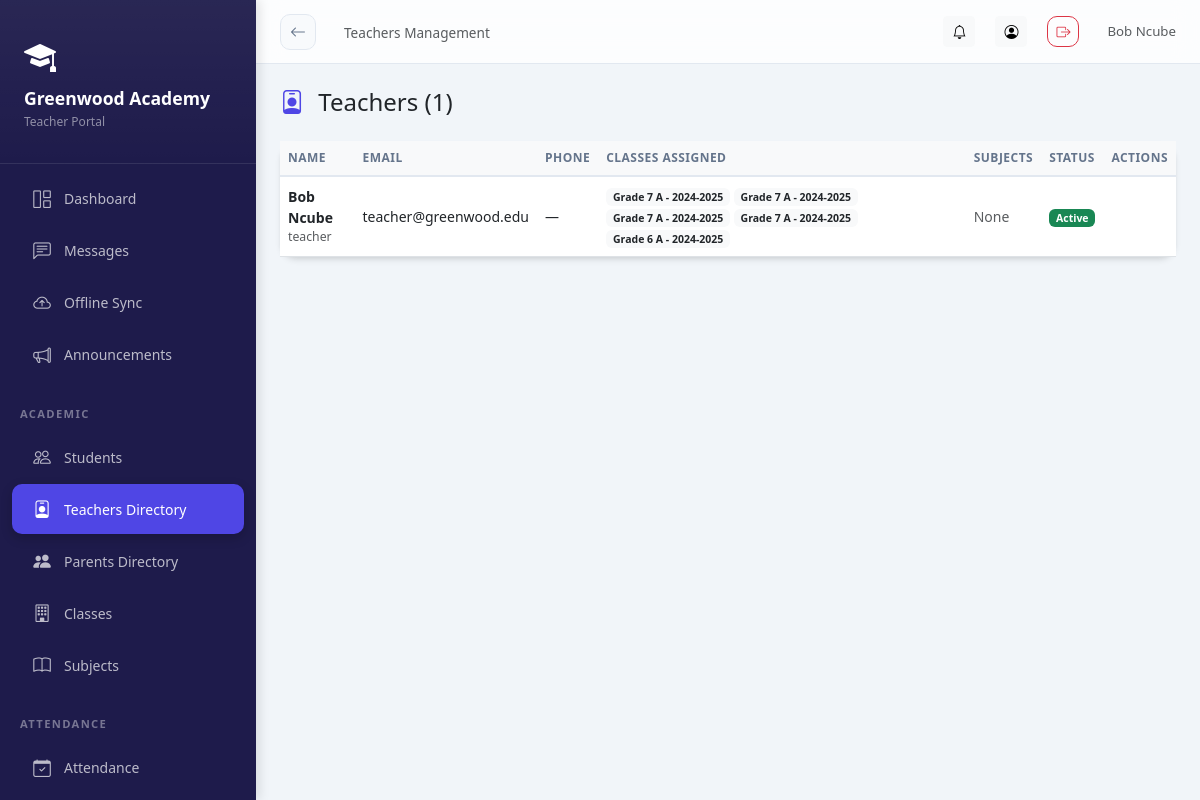
/academics/teachers/ (signed in), run on the app's committed database.
### schools/models.py (models this page shows, shortened)
class School(models.Model):
    STATUS_CHOICES = [
        ('pending', 'Pending Approval'),
        ('active', 'Active'),
        ('suspended', 'Suspended'),
        ('rejected', 'Rejected'),
    ]
    name = models.CharField(max_length=200)
    subdomain = models.CharField(max_length=50, unique=True, db_index=True)
    email = models.EmailField()
    phone = models.CharField(max_length=20, blank=True)
    address = models.TextField(blank=True)
    logo = models.ImageField(upload_to='school_logos/', blank=True, null=True)
    theme_color = models.CharField(max_length=7, default='#4F46E5', help_text='Hex color code')
    motto = models.CharField(max_length=200, blank=True)
    status = models.CharField(max_length=20, choices=STATUS_CHOICES, default='pending')
    is_demo = models.BooleanField(default=False)
    created_at = models.DateTimeField(auto_now_add=True)
    updated_at = models.DateTimeField(auto_now=True)
    is_deleted = models.BooleanField(default=False)
    parent_registration_enabled = models.BooleanField(default=True)
    registration_token = models.CharField(max_length=100, unique=True, blank=True, null=True)
    subscription_active = models.BooleanField(default=False)
    subscription_expires = models.DateTimeField(null=True, blank=True)
    class Meta:
        ordering = ['-created_at']

class SchoolUser(SyncBaseModel):
    ROLE_CHOICES = [
        ('headmaster', 'Headmaster'),
        ('admin', 'School Admin'),
        ('teacher', 'Teacher'),
        ('student', 'Student'),
        ('parent', 'Parent'),
    ]
    user = models.ForeignKey(User, on_delete=models.CASCADE, related_name='school_memberships')
    school = models.ForeignKey(School, on_delete=models.CASCADE, related_name='members', db_index=True)
    role = models.CharField(max_length=20, choices=ROLE_CHOICES, db_index=True)
    is_active = models.BooleanField(default=True, db_index=True)
    signature = models.ImageField(upload_to='signatures/', blank=True, null=True)
    class Meta:
        unique_together = ['user', 'school']

### academics/models.py (models this page shows, shortened)
class TeacherSubjectAssignment(SyncBaseModel):
    school = models.ForeignKey(School, on_delete=models.CASCADE, related_name='teacher_subject_assignments', null=True, blank=True)
    teacher = models.ForeignKey(
        SchoolUser,
        on_delete=models.CASCADE,
        limit_choices_to={'role': 'teacher'},
        related_name='subject_assignments'
    )
    subject = models.ForeignKey(Subject, on_delete=models.CASCADE, related_name='teacher_assignments')
    class_section = models.ForeignKey(ClassSection, on_delete=models.CASCADE, related_name='teacher_subjects')
    academic_year = models.ForeignKey(AcademicYear, on_delete=models.CASCADE, related_name='teacher_assignments')
    objects = TenantManager()
    all_objects = models.Manager()
    class Meta:
        unique_together = ['teacher', 'subject', 'class_section', 'academic_year']

class ClassSection(SyncBaseModel):
    school = models.ForeignKey(School, on_delete=models.CASCADE, related_name='class_sections')
    class_level = models.ForeignKey(ClassLevel, on_delete=models.CASCADE, related_name='sections')
    section_name = models.CharField(max_length=20)  # e.g., "A", "B", "Science"
    class_teacher = models.ForeignKey(
        SchoolUser,
        on_delete=models.SET_NULL,
        null=True,
        blank=True,
        limit_choices_to={'role': 'teacher'},
        related_name='homeroom_classes'
    )
    academic_year = models.ForeignKey(AcademicYear, on_delete=models.CASCADE, related_name='sections')
    objects = TenantManager()
    all_objects = models.Manager()
    class Meta:
        unique_together = ['class_level', 'section_name', 'academic_year']
        ordering = ['class_level__order', 'section_name']
    def __str__(self):
        return f"{self.class_level.name} {self.section_name} - {self.academic_year.name}"

class ClassLevel(SyncBaseModel):
    school = models.ForeignKey(School, on_delete=models.CASCADE, related_name='class_levels')
    name = models.CharField(max_length=50)  # e.g., "Grade 1", "Class 5"
    order = models.IntegerField(default=0)
    objects = TenantManager()
    all_objects = models.Manager()
    class Meta:
        ordering = ['order', 'name']

class AcademicYear(SyncBaseModel):
    school = models.ForeignKey(School, on_delete=models.CASCADE, related_name='academic_years')
    name = models.CharField(max_length=50)  # e.g., "2024-2025"
    start_date = models.DateField()
    end_date = models.DateField()
    is_current = models.BooleanField(default=False)
    objects = TenantManager()
    all_objects = models.Manager()
    class Meta:
        ordering = ['-start_date']

### academics/views.py (the view)
# urls.py: path('teachers/', views.TeacherListView.as_view(), name='teacher_list'),
@method_decorator(login_required, name='dispatch')
class TeacherListView(ListView):
    model = SchoolUser
    template_name = 'academics/teacher_list.html'
    context_object_name = 'teachers'
    def get_queryset(self):
        return SchoolUser.objects.filter(
            school=self.request.school,
            role='teacher',
            is_active=True
        ).select_related('user')
    def get_context_data(self, **kwargs):
        context = super().get_context_data(**kwargs)
        context['assignments'] = TeacherSubjectAssignment.objects.filter(
            class_section__school=self.request.school
        ).select_related('teacher__user', 'subject', 'class_section')
        context['teachers'] = self.get_queryset()
        return context

### core/models.py (called while the page is built)
    def get_queryset(self):
        queryset = super().get_queryset()
        school = get_current_school()
        if school:
            return queryset.filter(school=school)
        return queryset

### schools/context_processors.py (called while the page is built)
def school_context(request):
    school = getattr(request, 'school', None)
    school_role = ''
    if school and request.user.is_authenticated:
        try:
            su = SchoolUser.objects.get(user=request.user, school=school, is_active=True)
            school_role = su.role
        except SchoolUser.DoesNotExist:
            pass
    return {
        'current_school': school,
        'school_role': school_role,
    }

### academics/templates/academics/teacher_list.html (shortened to what this page needs)
{% extends 'base_dashboard.html' %}
{% block page_title %}Teachers Management{% endblock %}
{% block content %}
<div class="d-flex justify-content-between align-items-center mb-4">
  <h4 class="mb-0">
    <i class="bi bi-person-badge me-2 text-primary"></i>
    {% if school_role == 'parent' %}Teachers Directory{% else %}Teachers ({{ teachers|length }}){% endif %}
  </h4>
</div>
<div class="card">
  <div class="card-body p-0">
    <div class="table-responsive">
      <table class="table table-hover mb-0">
        <thead class="table-light">
          <tr>
            <th>Name</th>
            <th>Email</th>
            <th>Phone</th>
            <th>Classes Assigned</th>
            <th>Subjects</th>
            <th>Status</th>
            <th>Actions</th>
          </tr>
        </thead>
        <tbody>
          {% for teacher in teachers %}
          <tr>
            <td>
              <div>
                <strong>{{ teacher.user.get_full_name }}</strong>
                <div class="small text-muted">{{ teacher.role }}</div>
              </div>
            </td>
            <td>{{ teacher.user.email }}</td>
            <td>{{ teacher.phone|default:"—" }}</td>
            <td>
              {% with assignments=teacher.subject_assignments.all %}
                {% if assignments %}
                  {% for assignment in assignments %}
                    <span class="badge bg-light text-dark">{{ assignment.class_section }}</span>
                  {% endfor %}
                {% else %}
                  <span class="text-muted">None</span>
                {% endif %}
              {% endwith %}
            </td>
            <td>
              {% with subjects=teacher.subjects.all %}
                {% if subjects %}
                  {% for subject in subjects %}
                    <span class="badge bg-primary">{{ subject.name }}</span>
                  {% endfor %}
                {% else %}
                  <span class="text-muted">None</span>
                {% endif %}
              {% endwith %}
            </td>
            <td>
              <span class="badge {% if teacher.is_active %}bg-success{% else %}bg-danger{% endif %}">
                {% if teacher.is_active %}Active{% else %}Inactive{% endif %}
              </span>
            </td>
            <td>
            </td>
          </tr>
          {% endfor %}
        </tbody>
      </table>
    </div>
  </div>
</div>
{% endblock %}

### templates/base_dashboard.html (shortened to what this page needs)
<!DOCTYPE html>
<html lang="en">
<head>
<link rel="stylesheet" href="https://cdn.jsdelivr.net/npm/bootstrap@5.3.0/dist/css/bootstrap.min.css">
<link rel="stylesheet" href="https://cdn.jsdelivr.net/npm/bootstrap-icons@1.11.0/font/bootstrap-icons.css">
<link href="https://cdn.jsdelivr.net/npm/tom-select@2.2.2/dist/css/tom-select.bootstrap5.css" rel="stylesheet">
</head>
<body>
<div class="sidebar" id="sidebar">
  <div class="sidebar-brand">
    {% if current_school.logo %}
      <img src="{{ current_school.logo.url }}" alt="{{ current_school.name }}" class="rounded">
  {% else %}
    <i class="bi bi-mortarboard-fill text-white mb-2 d-block" style="font-size: 2rem;"></i>
  {% endif %}
  <h5>{{ current_school.name|default:"AcademiaLink" }}</h5>
  <small>{{ school_role|title }} Portal</small>
  </div>
  <nav class="py-2">
    <a href="{% url 'analytics:dashboard' %}" class="nav-link {% if request.path == '/analytics/dashboard/' %}active{% endif %}">
      <i class="bi bi-grid-1x2"></i> Dashboard
    </a>
    <a href="{% url 'messaging:list' %}" class="nav-link {% if 'messages' in request.path %}active{% endif %}">
      <i class="bi bi-chat-left-text"></i> Messages
    </a>
    <a href="{% url 'offline_sync' %}" class="nav-link {% if request.resolver_match.url_name == 'offline_sync' %}active{% endif %}">
      <i class="bi bi-cloud-arrow-up"></i>
      <span>Offline Sync</span>
    </a>
    <a href="{% url 'notifications:announcements' %}" class="nav-link {% if 'announcements' in request.path %}active{% endif %}">
      <i class="bi bi-megaphone"></i> Announcements
    </a>
    {% if school_role in 'headmaster,teacher' %}
    <div class="nav-section">Academic</div>
    <a href="{% url 'academics:student_list' %}" class="nav-link {% if 'students' in request.path %}active{% endif %}">
      <i class="bi bi-people"></i> Students
    </a>
    {% if school_role in 'headmaster,teacher,admin' %}
    <a href="{% url 'academics:teacher_list' %}" class="nav-link {% if 'teachers' in request.path %}active{% endif %}">
      <i class="bi bi-person-badge"></i> Teachers Directory
    </a>
    <a href="{% url 'academics:parent_list' %}" class="nav-link {% if 'parents' in request.path %}active{% endif %}">
      <i class="bi bi-people-fill"></i> Parents Directory
    </a>
    {% endif %}
    <a href="{% url 'academics:class_section_list' %}" class="nav-link {% if 'sections' in request.path %}active{% endif %}">
      <i class="bi bi-building"></i> Classes
    </a>
    <a href="{% url 'academics:subject_list' %}" class="nav-link {% if 'subjects' in request.path %}active{% endif %}">
      <i class="bi bi-book"></i> Subjects
    </a>
    <div class="nav-section">Attendance</div>
    <a href="{% url 'attendance:home' %}" class="nav-link {% if 'attendance' in request.path %}active{% endif %}">
      <i class="bi bi-calendar-check"></i> Attendance
    </a>
    <div class="nav-section">Results</div>
    {% endif %}
  </nav>
</div>
<div class="main-content">
  <div class="topbar">
    <div class="topbar-left">
      <a href="javascript:history.back()" class="btn-back d-none d-md-flex" id="global-back-btn" title="Go Back">
        <i class="bi bi-arrow-left"></i>
      </a>
      <nav aria-label="breadcrumb" class="d-none d-md-block">
        <span class="text-muted" style="font-size:.85rem;">{% block page_title %}{% endblock %}</span>
      </nav>
    </div>
    <div class="topbar-right">
        <a href="{% url 'notifications:list' %}" class="btn btn-sm btn-light position-relative" title="Notifications">
        <i class="bi bi-bell"></i>
      </a>
      <a href="{% url 'accounts:profile' %}" class="btn btn-sm btn-light" title="Profile">
        <i class="bi bi-person-circle"></i>
      </a>
      <a href="{% url 'accounts:logout' %}" class="btn btn-sm btn-outline-danger" title="Logout">
        <i class="bi bi-box-arrow-right"></i>
      </a>
      <span class="text-muted d-none d-md-inline-block ms-2" style="font-size:.83rem;">
        {{ user.get_full_name|default:user.username }}
      </span>
    </div>
  </div>
  <div class="page-content">
    {% block content %}{% endblock %}
  </div>
</div>
</body>
</html>

### data on the page
School: name "Greenwood Academy"
SchoolUser: role "Teacher", user.get_full_name "Bob Ncube", role "teacher", user.email "teacher@greenwood.edu", phone "—", is_active "Active"
TeacherSubjectAssignment: class_section "Grade 7 A - 2024-2025"
TeacherSubjectAssignment: class_section "Grade 7 A - 2024-2025"
TeacherSubjectAssignment: class_section "Grade 7 A - 2024-2025"
TeacherSubjectAssignment: class_section "Grade 7 A - 2024-2025"
TeacherSubjectAssignment: class_section "Grade 6 A - 2024-2025"

### other printed values
{{ user.get_full_name|default:user.username }} "Bob Ncube"
{{ teachers|length }} "1"
